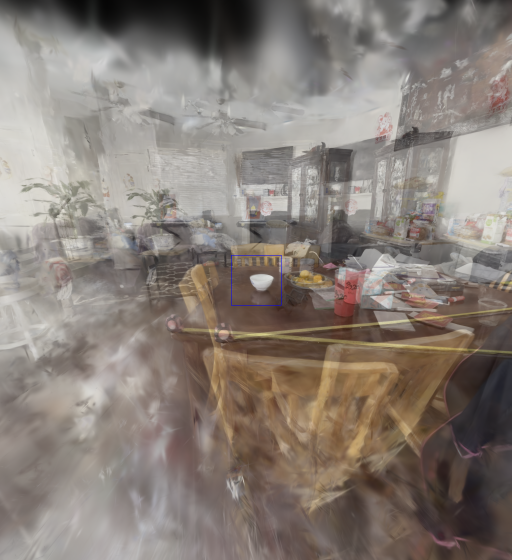
#> input picture combined_diverging_0.png, 1024 x 1120 px (shown at 1/2 size)
$ python retina_transform.py combined_diverging_0.png
#> lines starting #> are read from the running program, lines starting #| are printed output that depends on the picture
import cv2
import numpy as np
import sys


def genGaussiankernel(width, sigma):
    x = np.arange(-int(width/2), int(width/2)+1, 1, dtype=np.float32)
    x2d, y2d = np.meshgrid(x, x)
    kernel_2d = np.exp(-(x2d ** 2 + y2d ** 2) / (2 * sigma ** 2))
    kernel_2d = kernel_2d / np.sum(kernel_2d)
    return kernel_2d

def pyramid(im, sigma=1, prNum=6):
    height_ori, width_ori, ch = im.shape
    G = im.copy()
    pyramids = [G]

    # gaussian blur
    Gaus_kernel2D = genGaussiankernel(5, sigma)

    # downsample
    for i in range(1, prNum):
        G = cv2.filter2D(G, -1, Gaus_kernel2D)
        height, width, _ = G.shape
        G = cv2.resize(G, (int(width/2), int(height/2)))
        pyramids.append(G)


    # upsample
    for i in range(1, 6):
        curr_im = pyramids[i]
        for j in range(i):
            if j < i-1:
                im_size = (curr_im.shape[1]*2, curr_im.shape[0]*2)
            else:
                im_size = (width_ori, height_ori)
            curr_im = cv2.resize(curr_im, im_size)
            curr_im = cv2.filter2D(curr_im, -1, Gaus_kernel2D)
        pyramids[i] = curr_im

    return pyramids

def foveat_img(
        im,
        fixs,
        sigma=0.248,
        prNum = 6,
        p = 7.5,
        k = 3,
        alpha = 2.5
    ):
    """
    im: input image
    fixs: sequences of fixations of form [(x1, y1), (x2, y2), ...]

    p: size of foveation?
    alpha: also controls foveation?

    This function outputs the foveated image with given input image and fixations.
    """

    As = pyramid(im, sigma, prNum)
    height, width, _ = im.shape

    x = np.arange(0, width, 1, dtype=np.float32)
    y = np.arange(0, height, 1, dtype=np.float32)
    x2d, y2d = np.meshgrid(x, y)
    theta = np.sqrt((x2d - fixs[0][0]) ** 2 + (y2d - fixs[0][1]) ** 2) / p
    for fix in fixs[1:]:
        theta = np.minimum(theta, np.sqrt((x2d - fix[0]) ** 2 + (y2d - fix[1]) ** 2) / p)
    R = alpha / (theta + alpha)

    Ts = []
    for i in range(1, prNum):
        Ts.append(np.exp(-((2 ** (i-3)) * R / sigma) ** 2 * k))
    Ts.append(np.zeros_like(theta))

    # omega
    omega = np.zeros(prNum)
    for i in range(1, prNum):
        omega[i-1] = np.sqrt(np.log(2)/k) / (2**(i-3)) * sigma

    omega[omega>1] = 1

    # layer index
    layer_ind = np.zeros_like(R)
    for i in range(1, prNum):
        ind = np.logical_and(R >= omega[i], R <= omega[i - 1])
        layer_ind[ind] = i

    # B
    Bs = []
    for i in range(1, prNum):
        Bs.append((0.5 - Ts[i]) / (Ts[i-1] - Ts[i] + 1e-5))

    # M
    Ms = np.zeros((prNum, R.shape[0], R.shape[1]))

    for i in range(prNum):
        ind = layer_ind == i
        if np.sum(ind) > 0:
            if i == 0:
                Ms[i][ind] = 1
            else:
                Ms[i][ind] = 1 - Bs[i-1][ind]

        ind = layer_ind - 1 == i
        if np.sum(ind) > 0:
            Ms[i][ind] = Bs[i][ind]

    print('num of full-res pixel', np.sum(Ms[0] == 1))
    # generate periphery image
    im_fov = np.zeros_like(As[0], dtype=np.float32)
    for M, A in zip(Ms, As):
        for i in range(3):
            im_fov[:, :, i] += np.multiply(M, A[:, :, i])

    im_fov = im_fov.astype(np.uint8)
    return im_fov


if __name__ == "__main__":
    if len(sys.argv) != 2:
        print("Wrong format: python retina_transform.py [image_path]")
        exit(-1)

    im_path = sys.argv[1]
    im = cv2.imread(im_path)
#> im is the input picture: shape (1120, 1024, 3); mean B, G, R 119.7, 126.8, 136.1
    # im = cv2.resize(im, (512, 320), cv2.INTER_CUBIC)
    xc, yc = int(im.shape[1]/2), int(im.shape[0]/2)
#> xc = 512; yc = 560

    im = foveat_img(im, [(xc, yc)])
#> the loop in pyramid, `for i in range(1, prNum):` made 5 passes
#> pass 1, in pyramid, `G = cv2.resize(G, (int(width/2), int(height/2)))`:
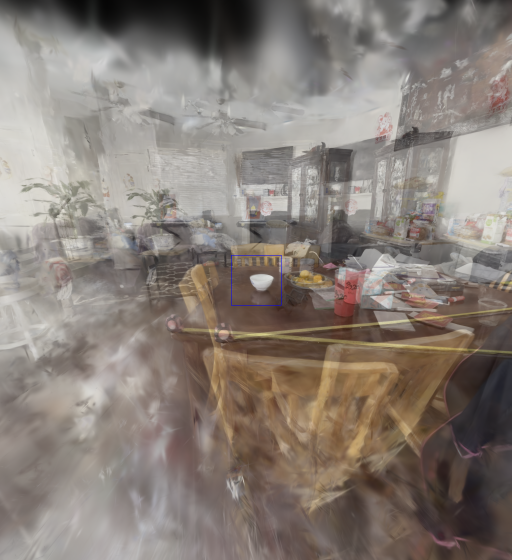
#> G: shape (560, 512, 3); mean B, G, R 119.8, 126.9, 136.2
#> pass 3, in pyramid, `G = cv2.resize(G, (int(width/2), int(height/2)))`:
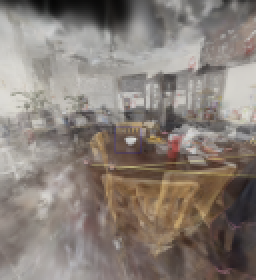
#> G: shape (140, 128, 3) (shown 2 times larger); mean B, G, R 120.1, 127.2, 136.5
#> after the loop in pyramid, `for i in range(1, prNum):`:
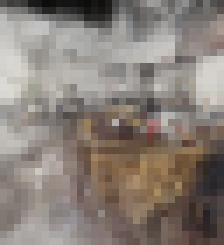
#> G: shape (35, 32, 3) (shown 7 times larger); mean B, G, R 120.3, 127.4, 136.7
#> after the loop in pyramid, `for i in range(1, prNum):`: pyramids = 6 items
#> after the loop in foveat_img, `for fix in fixs[1:]:`:
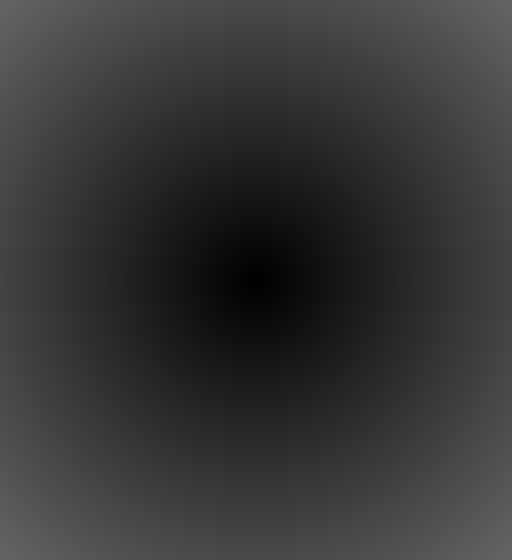
#> theta: shape (1120, 1024) float32 (shown at 1/2 size); min 0, max 101.2, mean 54.7
#> after the loop in foveat_img, `for i in range(1, prNum):`:
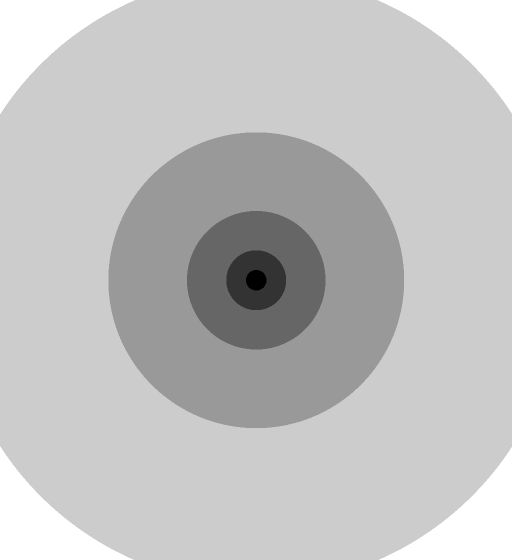
#> layer_ind: shape (1120, 1024) float32 (shown at 1/2 size); min 0, max 5, mean 3.78; drawn with min black and max white
#| num of full-res pixel 1321
#> the loop in foveat_img, `for M, A in zip(Ms, As):` made 6 passes

    cv2.imwrite(im_path.split('.')[0]+'_RT.jpg', im)

$ run again, on combined_diverging_2.png
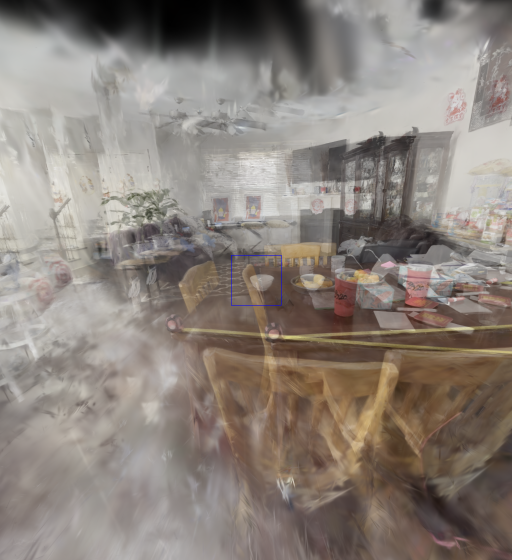
#> input picture combined_diverging_2.png, 1024 x 1120 px (shown at 1/2 size)
#> im is the input picture: shape (1120, 1024, 3); mean B, G, R 123.4, 130.6, 139.4
#> the loop in pyramid, `for i in range(1, prNum):` made 5 passes
#> pass 1, in pyramid, `G = cv2.resize(G, (int(width/2), int(height/2)))`:
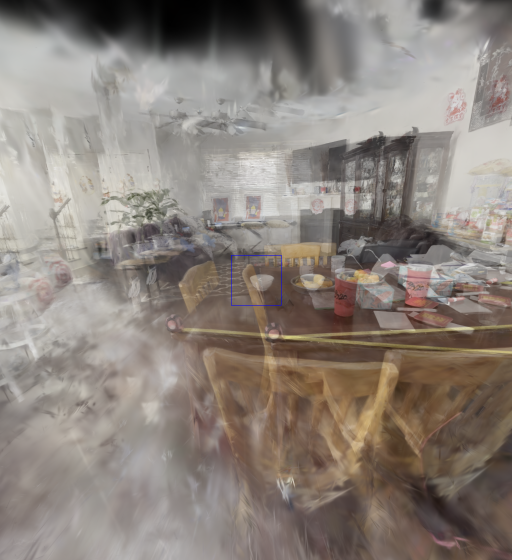
#> G: shape (560, 512, 3); mean B, G, R 123.6, 130.7, 139.6
#> after the loop in pyramid, `for i in range(1, prNum):`:
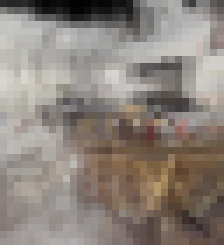
#> G: shape (35, 32, 3) (shown 7 times larger); mean B, G, R 124.1, 131.2, 140.1
#> after the loop in pyramid, `for i in range(1, prNum):`: pyramids = 6 items
#| num of full-res pixel 1321
#> the loop in foveat_img, `for M, A in zip(Ms, As):` made 6 passes

$ run again, on combined_diverging_4.png
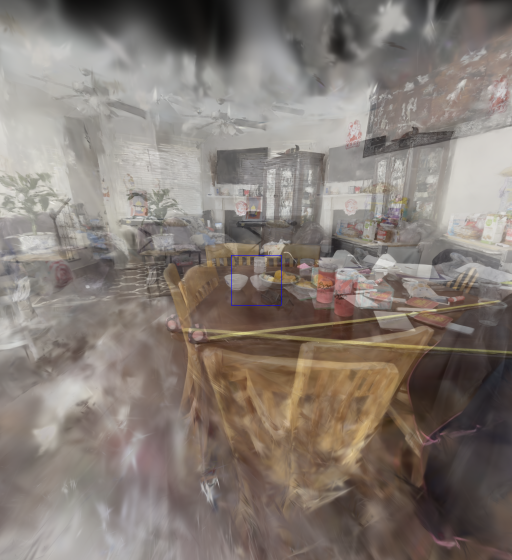
#> input picture combined_diverging_4.png, 1024 x 1120 px (shown at 1/2 size)
#> im is the input picture: shape (1120, 1024, 3); mean B, G, R 116.9, 123.7, 133
#> the loop in pyramid, `for i in range(1, prNum):` made 5 passes
#> pass 1, in pyramid, `G = cv2.resize(G, (int(width/2), int(height/2)))`:
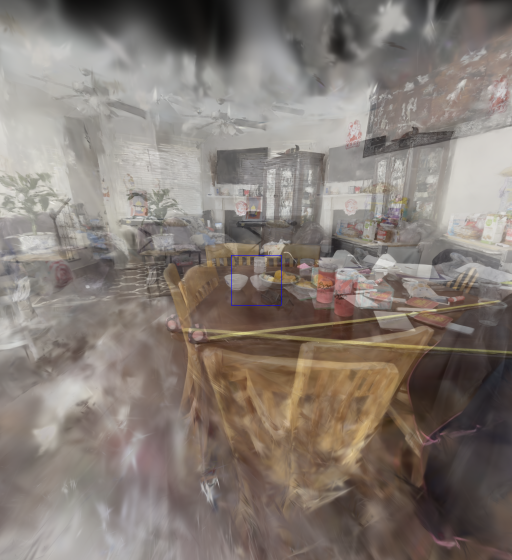
#> G: shape (560, 512, 3); mean B, G, R 117, 123.8, 133.1
#> after the loop in pyramid, `for i in range(1, prNum):`:
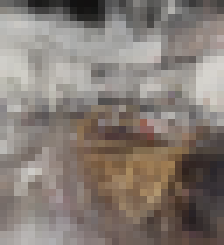
#> G: shape (35, 32, 3) (shown 7 times larger); mean B, G, R 117.5, 124.3, 133.6
#> after the loop in pyramid, `for i in range(1, prNum):`: pyramids = 6 items
#| num of full-res pixel 1321
#> the loop in foveat_img, `for M, A in zip(Ms, As):` made 6 passes
